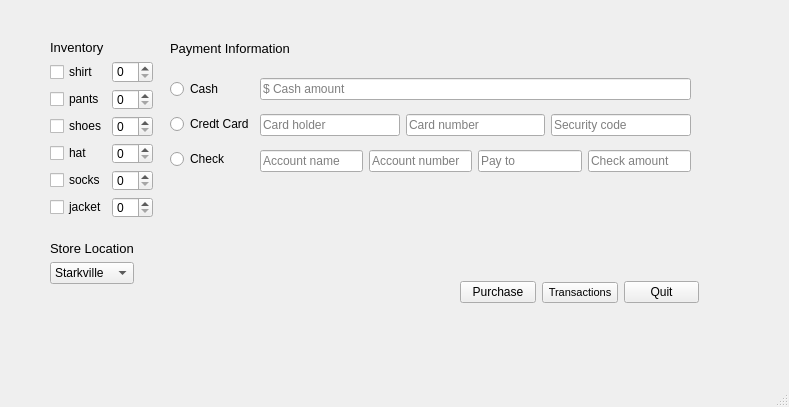
<?xml version="1.0" encoding="UTF-8"?>
<ui version="4.0">
 <class>MainWindow</class>
 <widget class="QMainWindow" name="MainWindow">
  <property name="geometry">
   <rect>
    <x>0</x>
    <y>0</y>
    <width>789</width>
    <height>407</height>
   </rect>
  </property>
  <property name="mouseTracking">
   <bool>false</bool>
  </property>
  <property name="windowTitle">
   <string>MainWindow</string>
  </property>
  <property name="windowFilePath">
   <string/>
  </property>
  <property name="documentMode">
   <bool>false</bool>
  </property>
  <property name="unifiedTitleAndToolBarOnMac">
   <bool>false</bool>
  </property>
  <widget class="QWidget" name="centralwidget">
   <widget class="QLabel" name="label_2">
    <property name="geometry">
     <rect>
      <x>170</x>
      <y>40</y>
      <width>131</width>
      <height>16</height>
     </rect>
    </property>
    <property name="font">
     <font>
      <pointsize>10</pointsize>
     </font>
    </property>
    <property name="text">
     <string>Payment Information</string>
    </property>
   </widget>
   <widget class="QWidget" name="layoutWidget_2">
    <property name="geometry">
     <rect>
      <x>170</x>
      <y>70</y>
      <width>521</width>
      <height>111</height>
     </rect>
    </property>
    <layout class="QHBoxLayout" name="horizontalLayout_4">
     <item>
      <layout class="QVBoxLayout" name="verticalLayout_4">
       <item>
        <widget class="QRadioButton" name="cash_radioButton">
         <property name="text">
          <string>Cash</string>
         </property>
        </widget>
       </item>
       <item>
        <widget class="QRadioButton" name="credit_radioButton">
         <property name="text">
          <string>Credt Card</string>
         </property>
        </widget>
       </item>
       <item>
        <widget class="QRadioButton" name="check_radioButton">
         <property name="text">
          <string>Check</string>
         </property>
        </widget>
       </item>
      </layout>
     </item>
     <item>
      <layout class="QVBoxLayout" name="verticalLayout_6">
       <item>
        <widget class="QLineEdit" name="cash_LineText">
         <property name="placeholderText">
          <string>$ Cash amount</string>
         </property>
        </widget>
       </item>
       <item>
        <layout class="QHBoxLayout" name="horizontalLayout_3">
         <item>
          <widget class="QLineEdit" name="creditName_lineEdit">
           <property name="placeholderText">
            <string>Card holder</string>
           </property>
          </widget>
         </item>
         <item>
          <widget class="QLineEdit" name="creditNumber_lineEdit">
           <property name="placeholderText">
            <string>Card number</string>
           </property>
          </widget>
         </item>
         <item>
          <widget class="QLineEdit" name="creditCSV_lineEdit">
           <property name="placeholderText">
            <string>Security code</string>
           </property>
          </widget>
         </item>
        </layout>
       </item>
       <item>
        <layout class="QHBoxLayout" name="horizontalLayout_5">
         <item>
          <widget class="QLineEdit" name="checkHolder_lineEdit">
           <property name="text">
            <string/>
           </property>
           <property name="placeholderText">
            <string>Account name</string>
           </property>
          </widget>
         </item>
         <item>
          <widget class="QLineEdit" name="checkAccount_lineEdit">
           <property name="placeholderText">
            <string>Account number</string>
           </property>
          </widget>
         </item>
         <item>
          <widget class="QLineEdit" name="checkPayTo_lineEdit">
           <property name="placeholderText">
            <string>Pay to</string>
           </property>
          </widget>
         </item>
         <item>
          <widget class="QLineEdit" name="checkAmount_lineEdit">
           <property name="placeholderText">
            <string>Check amount</string>
           </property>
          </widget>
         </item>
        </layout>
       </item>
      </layout>
     </item>
    </layout>
   </widget>
   <widget class="QWidget" name="">
    <property name="geometry">
     <rect>
      <x>50</x>
      <y>240</y>
      <width>84</width>
      <height>44</height>
     </rect>
    </property>
    <layout class="QVBoxLayout" name="verticalLayout_5">
     <item>
      <widget class="QLabel" name="label_3">
       <property name="font">
        <font>
         <pointsize>10</pointsize>
        </font>
       </property>
       <property name="text">
        <string>Store Location</string>
       </property>
      </widget>
     </item>
     <item>
      <widget class="QComboBox" name="comboBox">
       <item>
        <property name="text">
         <string>Starkville</string>
        </property>
       </item>
       <item>
        <property name="text">
         <string>Jackson</string>
        </property>
       </item>
       <item>
        <property name="text">
         <string>Memphis</string>
        </property>
       </item>
      </widget>
     </item>
    </layout>
   </widget>
   <widget class="QWidget" name="">
    <property name="geometry">
     <rect>
      <x>50</x>
      <y>40</y>
      <width>103</width>
      <height>178</height>
     </rect>
    </property>
    <layout class="QVBoxLayout" name="verticalLayout_3">
     <item>
      <widget class="QLabel" name="label">
       <property name="font">
        <font>
         <pointsize>10</pointsize>
        </font>
       </property>
       <property name="text">
        <string>Inventory</string>
       </property>
      </widget>
     </item>
     <item>
      <layout class="QHBoxLayout" name="horizontalLayout">
       <item>
        <layout class="QVBoxLayout" name="verticalLayout_2">
         <item>
          <widget class="QCheckBox" name="shirt">
           <property name="text">
            <string>shirt</string>
           </property>
          </widget>
         </item>
         <item>
          <widget class="QCheckBox" name="pants">
           <property name="text">
            <string>pants</string>
           </property>
          </widget>
         </item>
         <item>
          <widget class="QCheckBox" name="shoes">
           <property name="text">
            <string>shoes</string>
           </property>
          </widget>
         </item>
         <item>
          <widget class="QCheckBox" name="hat">
           <property name="text">
            <string>hat</string>
           </property>
          </widget>
         </item>
         <item>
          <widget class="QCheckBox" name="socks">
           <property name="text">
            <string>socks</string>
           </property>
          </widget>
         </item>
         <item>
          <widget class="QCheckBox" name="jacket">
           <property name="text">
            <string>jacket</string>
           </property>
          </widget>
         </item>
        </layout>
       </item>
       <item>
        <layout class="QVBoxLayout" name="verticalLayout">
         <item>
          <widget class="QSpinBox" name="shirt_spinBox"/>
         </item>
         <item>
          <widget class="QSpinBox" name="pants_spinBox"/>
         </item>
         <item>
          <widget class="QSpinBox" name="shoes_spinBox"/>
         </item>
         <item>
          <widget class="QSpinBox" name="hat_spinBox"/>
         </item>
         <item>
          <widget class="QSpinBox" name="socks_spinBox"/>
         </item>
         <item>
          <widget class="QSpinBox" name="jacket_spinBox"/>
         </item>
        </layout>
       </item>
      </layout>
     </item>
    </layout>
   </widget>
   <widget class="QWidget" name="">
    <property name="geometry">
     <rect>
      <x>460</x>
      <y>280</y>
      <width>239</width>
      <height>25</height>
     </rect>
    </property>
    <layout class="QHBoxLayout" name="horizontalLayout_2">
     <item>
      <widget class="QPushButton" name="purchase">
       <property name="text">
        <string>Purchase</string>
       </property>
      </widget>
     </item>
     <item>
      <widget class="QPushButton" name="search_transactions">
       <property name="font">
        <font>
         <pointsize>8</pointsize>
        </font>
       </property>
       <property name="text">
        <string>Transactions</string>
       </property>
       <property name="checkable">
        <bool>false</bool>
       </property>
      </widget>
     </item>
     <item>
      <widget class="QPushButton" name="quit">
       <property name="text">
        <string>Quit</string>
       </property>
      </widget>
     </item>
    </layout>
   </widget>
  </widget>
  <widget class="QMenuBar" name="menubar">
   <property name="geometry">
    <rect>
     <x>0</x>
     <y>0</y>
     <width>789</width>
     <height>21</height>
    </rect>
   </property>
  </widget>
  <widget class="QStatusBar" name="statusbar"/>
 </widget>
 <resources/>
 <connections/>
</ui>
